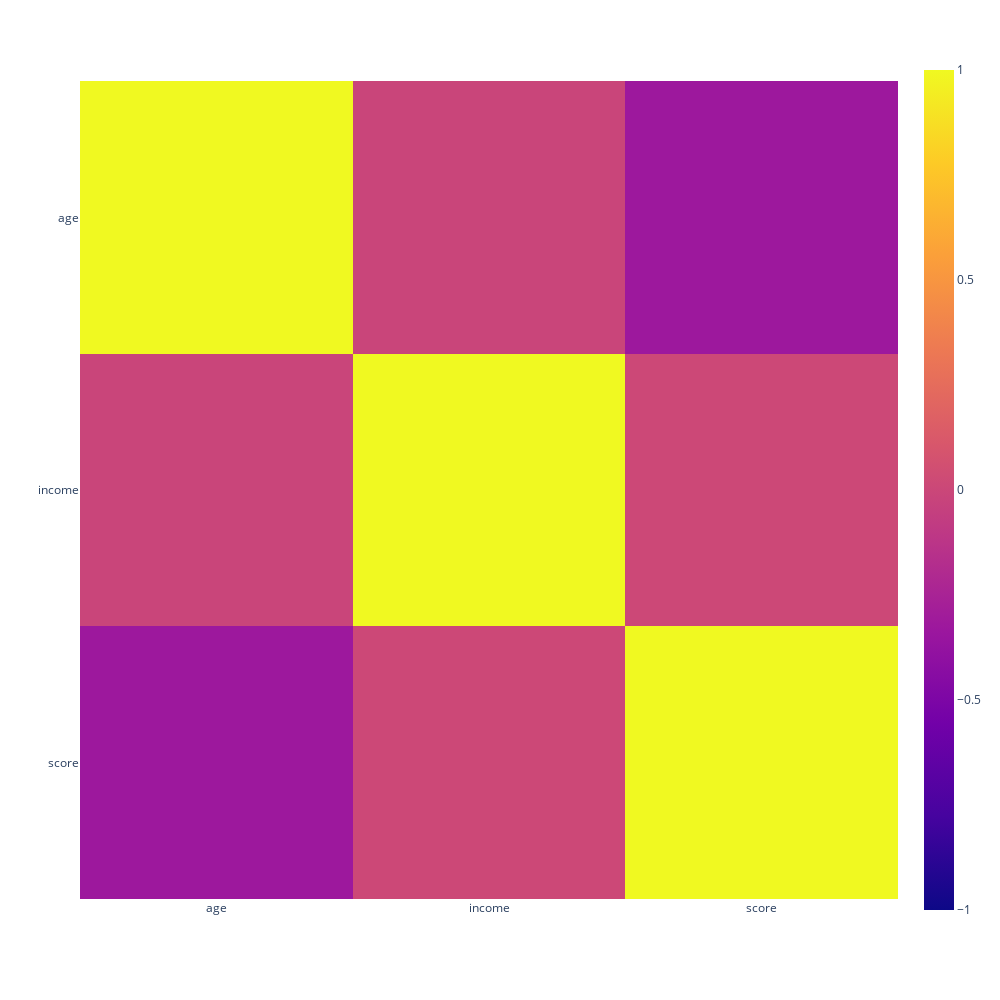

The code cell stored with this chart in its notebook:
### Markdown cell above
Considering that the means are larger than the standard deviations, we can assert that there is no significant risk of outliers.

### Code cell
import plotly.express as px
fig = px.imshow(df_customer.drop(columns = ['customer_id', 'gender']).corr(),
                height = 1000,
                width = 1000,
                range_color = [-1,1])
fig.show()

### Figure 1 — Plotly figure (JSON) as saved in the notebook; plotly's stock layout.template omitted (floating-point values rounded to 4 significant figures)
{"data": [{"coloraxis": "coloraxis", "hovertemplate": "x: %{x}<br>y: %{y}<br>color: %{z}<extra></extra>", "name": "0", "type": "heatmap", "x": ["age", "income", "score"], "xaxis": "x", "y": ["age", "income", "score"], "yaxis": "y", "z": [[1, -0.0124, -0.3272], [-0.0124, 1, 0.009903], [-0.3272, 0.009903, 1]]}], "layout": {"coloraxis": {"cmax": 1, "cmin": -1, "colorscale": [[0, "#0d0887"], [0.1111, "#46039f"], [0.2222, "#7201a8"], [0.3333, "#9c179e"], [0.4444, "#bd3786"], [0.5556, "#d8576b"], [0.6667, "#ed7953"], [0.7778, "#fb9f3a"], [0.8889, "#fdca26"], [1, "#f0f921"]]}, "height": 1000, "margin": {"t": 60}, "width": 1000, "xaxis": {"anchor": "y", "constrain": "domain", "domain": [0, 1], "scaleanchor": "y"}, "yaxis": {"anchor": "x", "autorange": "reversed", "constrain": "domain", "domain": [0, 1]}}}
